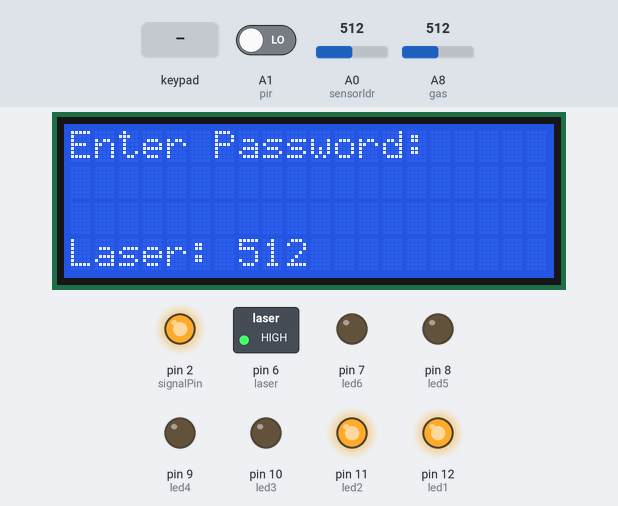
Simulated run of this sketch. Board: Arduino Mega 2560, built with avr-gcc and run on an emulated ATmega2560. On the bench: 20×4 character LCD, switched loads named in the sketch (green lamp = pin HIGH), output pins drawn as LEDs (lit = HIGH). The test bench sets the inputs (shaded band); at power-on: A0 (sensorldr) = 512, A8 (gas) = 512, A1 (pir) LOW. The modem accepts every AT command (registered, SIM ready, sends succeed) and sends nothing else; pins used as bus, display or sensor lines are not drawn; what the sketch prints to the serial monitor is not drawn.

Above: at 6.2 s.
6.3 s: key 'A' pressed
19.5 s: A0 (sensorldr) set to 884
At 21.8 s:
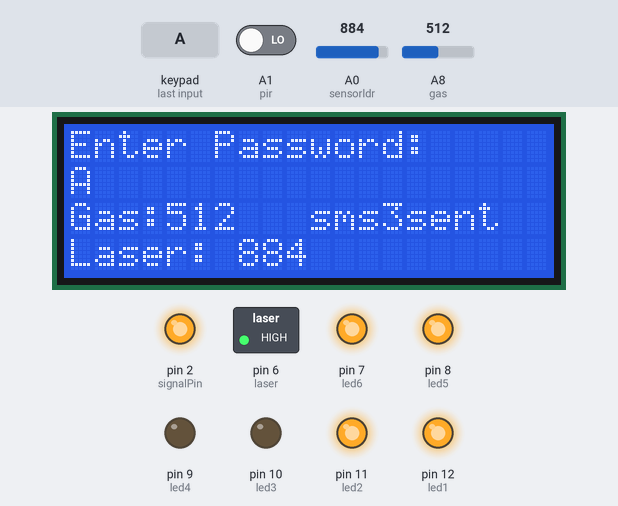
32.2 s: A0 (sensorldr) set to 907
At 37.0 s:
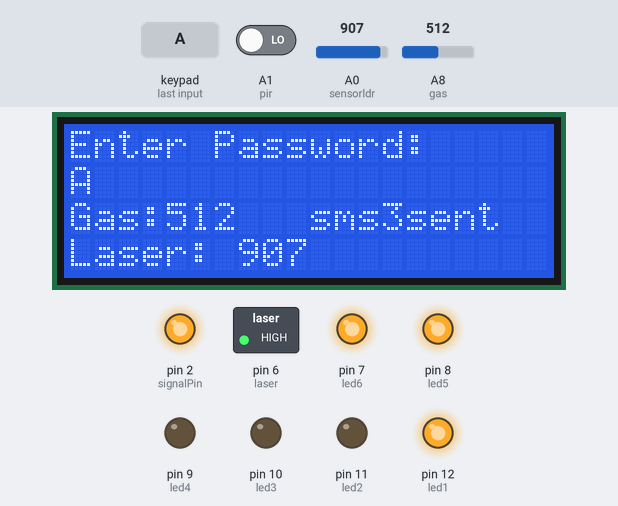
39.8 s: key 'B' pressed
53.0 s: A8 (gas) set to 414
At 57.2 s:
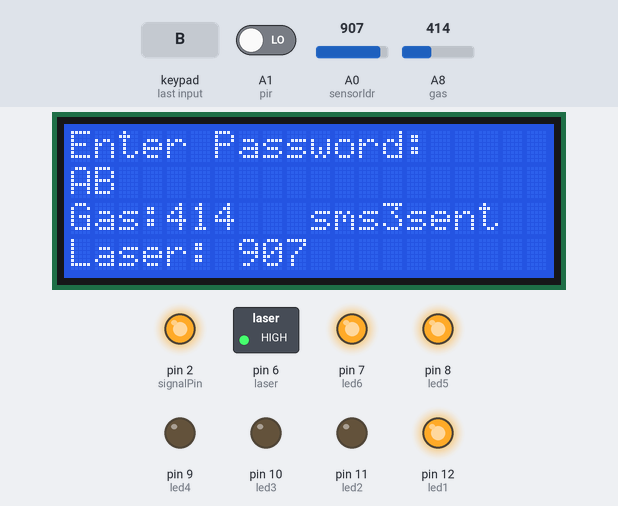
60.6 s: A8 (gas) set to 393
At 68.3 s:
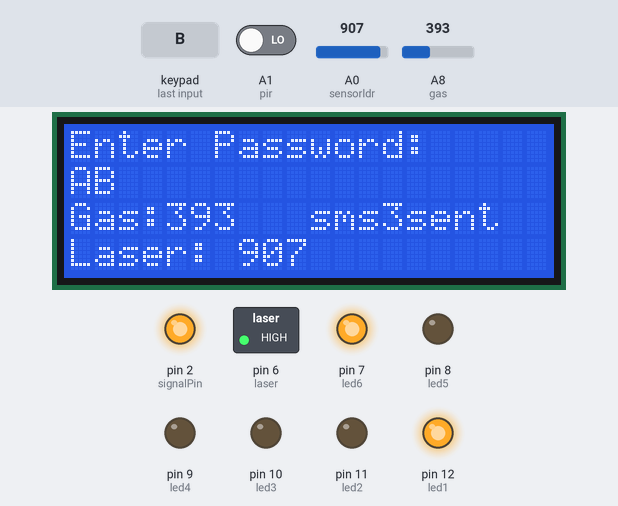
Timing chart, 0 to 69.3 s (numbered marks = the images above; inputs shaded):
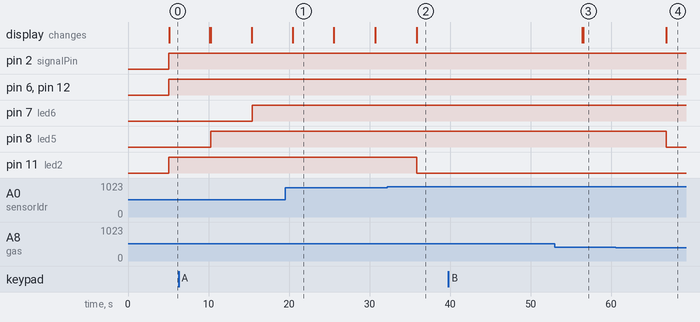

The sketch:

laser_security_system__gsm.ino
```cpp
#include <Wire.h>
#include <LiquidCrystal_I2C.h>
#include <Keypad.h>
#include <SoftwareSerial.h>

SoftwareSerial sim900(0,1);
String  TextForSMS;

int dataldr =0;
int sensorldr = A0;
int ldrState = LOW;
int ldrthres = 900;

int pir = A1;
int pirState = LOW;
int val = 0;

int gas = A8;
int sensorgasThres = 400;

#define Password_Length 8
#define PINNUMBER ""

int signalPin = 2;
int led1 = 12;
int led2 = 11;
int led3 = 10;
int led4 = 9;
int led5 = 8;
int led6 = 7;
int laser =6;


char Data[Password_Length];
char Master[Password_Length] = "123A456";
byte data_count = 0, master_count = 0;
bool Pass_is_good;
char customKey;

const byte ROWS = 4;
const byte COLS = 4;

char hexaKeys[ROWS][COLS] = {
  {'1', '2', '3', 'A'},
  {'4', '5', '6', 'B'},
  {'7', '8', '9', 'C'},
  {'*', '0', '#', 'D'}
};

byte rowPins[ROWS] = {30,31,32, 33};
byte colPins[COLS] = {34, 35, 36, 37};

Keypad customKeypad = Keypad(makeKeymap(hexaKeys), rowPins, colPins, ROWS, COLS);

LiquidCrystal_I2C lcd(0x3F, 20, 4);

void setup(){

  lcd.init();
  lcd.backlight();

  pinMode(signalPin, OUTPUT);
  pinMode(led1, OUTPUT);
  pinMode(led2, OUTPUT);
  pinMode(led3, OUTPUT);
  pinMode(led4, OUTPUT);
  pinMode(led5, OUTPUT);
  pinMode(led6, OUTPUT);
  pinMode(laser, OUTPUT);

  pinMode(gas, INPUT);
  pinMode(pir, INPUT);
  pinMode(sensorldr,INPUT);


 randomSeed(analogRead(0));
  Serial.begin(9600);
  sim900.begin (9600);
  Serial.println(" loggin time completed");
delay(5000);

}

void loop(){

     digitalWrite(laser, HIGH);
     digitalWrite(led1, HIGH);

     lcd.setCursor(0,0);
     lcd.print("Enter Password:");

   char customKey = customKeypad.getKey();

  if (customKey){

    Data[data_count] = customKey;
    lcd.setCursor(data_count,1);
    lcd.print(Data[data_count]);
    data_count++;
    }

  if(data_count == Password_Length-1){
    lcd.clear();

    if(!strcmp(Data, Master)){

      lcd.print("Correct");
      digitalWrite(led3, HIGH);
      tone(signalPin, 150,200);
      delay(5000);
      digitalWrite(signalPin, LOW);
      digitalWrite(led3, LOW);
      digitalWrite(laser, LOW);
      ldrState = LOW;
      delay(5000);
      digitalWrite(laser, HIGH);
      ldrState = HIGH;

      }
    else{
            lcd.print("Incorrect");
            digitalWrite(led4, HIGH);
            digitalWrite(signalPin, HIGH);

      delay(2000);

            digitalWrite(led4, LOW);
           digitalWrite(signalPin, LOW);
 TextForSMS="\nIntruder password wrong";
  sendSMS(TextForSMS);
 lcd.setCursor(10,2);
  lcd.print("sms2sent");      }

    lcd.clear();
    clearData();
  }

  int   dataldr =analogRead(sensorldr);
     lcd.setCursor(0,3);
     lcd.print("Laser:");
     lcd.setCursor(7,3);
     lcd.print(dataldr);

  if(dataldr<ldrthres){
    digitalWrite(signalPin, HIGH);
    digitalWrite(led2, HIGH);
  TextForSMS="\nIntruder detected";
  sendSMS(TextForSMS);
  lcd.setCursor(10,2);
  lcd.print("sms1sent");

  }
  else
  {
    digitalWrite(led2, LOW);
    noTone(signalPin);

  }
  delay(100);


 int analogSensor = analogRead(gas);
  lcd.setCursor(0,2);
  lcd.print("Gas:");
  lcd.setCursor(4,2);
  lcd.print(analogSensor);
  // Checks if it has reached the threshold value
  if (analogSensor > sensorgasThres)
  {
            digitalWrite(led5, HIGH);
            digitalWrite(signalPin, HIGH);

     TextForSMS="\nIntruder GAS";
  sendSMS(TextForSMS);
  lcd.setCursor(10,2);
  lcd.print("sms3sent");
  }
  else
  {
    digitalWrite(led5, LOW);
    noTone(signalPin);
  }
  delay(100);


  val = digitalRead(pir);
  if (val == HIGH) {
    digitalWrite(led6, HIGH);

    if (pirState == LOW) {
           Serial.println("Motion detected!");
           pirState = HIGH;
    }
  } else {
    digitalWrite(led6, HIGH);
 delay (5000);
    if (pirState == LOW){
           Serial.println("Motion ended!");
      pirState = LOW;
    }
  }

}


void clearData(){
  while(data_count !=0){
    Data[data_count--] = 0;
  }
  return;
}


void sendSMS (String message){
    sim900.print("AT+CMGF=1");
    delay(1000);

  sim900.println("AT+CMGS=\"+380633965886\"\r ");
      delay(1000);
sim900.println(message);
    delay(1000);
sim900.println((char)26);
    delay(1000);
sim900.println();
    delay(1000);


  }
```

Measured:
- the behaviour switches between 899 and 900 on A0 (sensorldr) (found by bisection; images 1 and 2)
- the behaviour switches between 401 and 400 on A8 (gas) (found by bisection; images 3 and 4)
- after the input at 32.2 s, pin 11 (led2): HIGH → LOW after 3.6 s; the display: changes after 3.6 s (image 2)
- after the input at 39.8 s, every drawn part: stays the same
- after the input at 53.0 s, the display: first differs from a run without the input after 3.6 s (image 3)
- after the input at 60.6 s, pin 8 (led5): HIGH → LOW after 6.3 s; the display: changes after 6.3 s (image 4)
